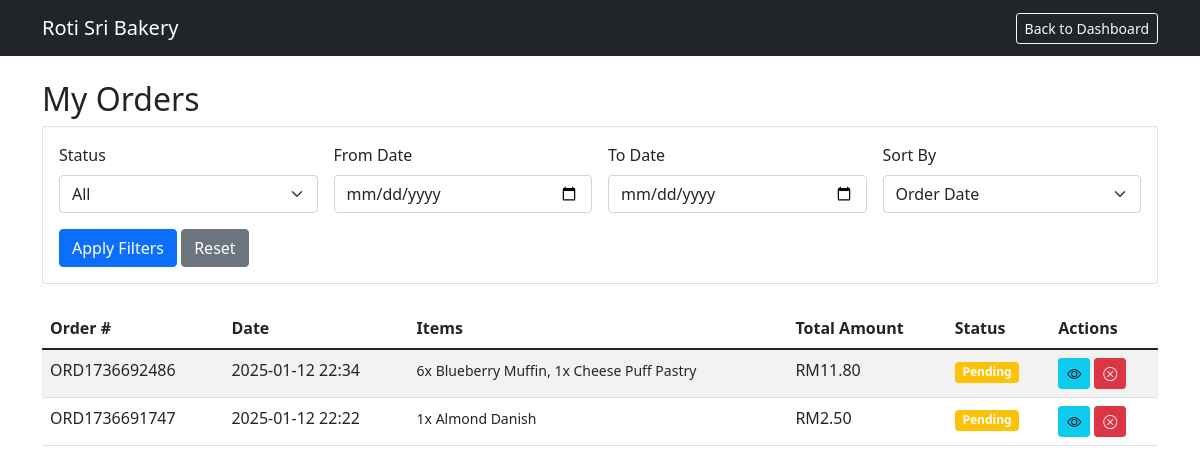
The app's page /view_orders.php (signed in), older data.
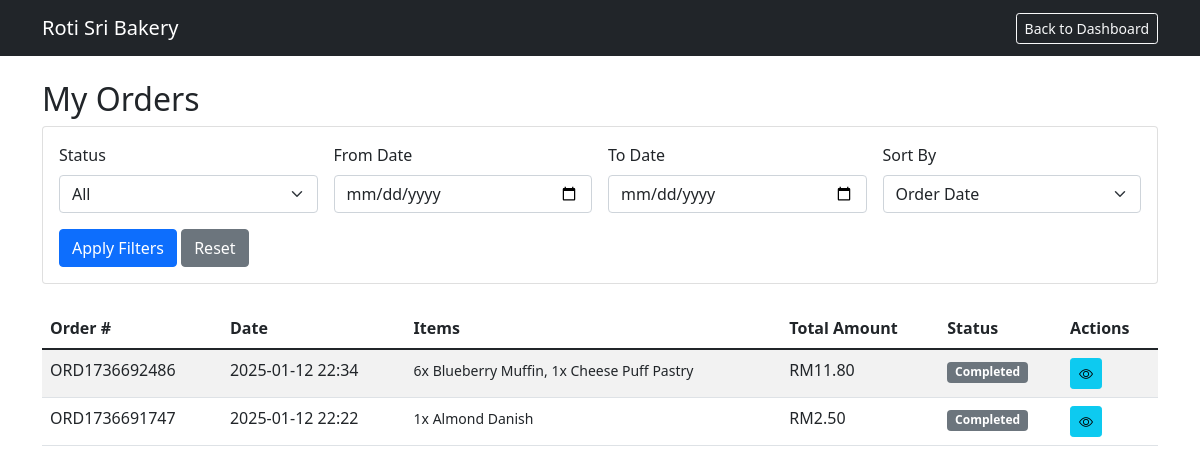
The same page, newer data.
### tables this page shows
CREATE TABLE `orders` (
  `id` int(11) NOT NULL,
  `guest_id` int(11) NOT NULL,
  `order_number` varchar(20) NOT NULL,
  `order_date` datetime NOT NULL,
  `total_amount` decimal(10,2) NOT NULL,
  `status` enum('pending','processing','completed','cancelled') NOT NULL DEFAULT 'pending',
  `payment_method` enum('cash','card','online') NOT NULL,
  `payment_status` enum('pending','paid','failed') NOT NULL DEFAULT 'pending',
  `delivery_address` text DEFAULT NULL,
  `order_type` enum('in-store','online') NOT NULL,
  `clerk_id` int(11) DEFAULT NULL,
  `notes` text DEFAULT NULL,
  `created_at` timestamp NOT NULL DEFAULT current_timestamp()
);

### view_orders.php (the view, shortened to what the changed rows need)
<?php
require_once 'db_connection.php';
$items_per_page = 10;
$page = isset($_GET['page']) ? (int)$_GET['page'] : 1;
$offset = ($page - 1) * $items_per_page;
$sort_by = isset($_GET['sort']) ? $_GET['sort'] : 'order_date';
$sort_order = isset($_GET['order']) ? $_GET['order'] : 'DESC';
$where_clauses = ["o.guest_id = ?"];
$params = [$_SESSION['user']['id']];
$types = "i";
$where_clause = implode(" AND ", $where_clauses);
$query = "
    SELECT o.*,
           COUNT(oi.id) as item_count,
           GROUP_CONCAT(CONCAT(oi.quantity, 'x ', i.product_name) SEPARATOR ', ') as items
    FROM orders o
    LEFT JOIN order_items oi ON o.id = oi.order_id
    LEFT JOIN inventory i ON oi.product_id = i.id
    WHERE {$where_clause}
    GROUP BY o.id
    ORDER BY {$sort_by} {$sort_order}
    LIMIT ? OFFSET ?
";
$stmt = $conn->prepare($query);
$params[] = $items_per_page;
$params[] = $offset;
$types .= "ii";
$stmt->bind_param($types, ...$params);
$stmt->execute();
$orders = $stmt->get_result()->fetch_all(MYSQLI_ASSOC);
?>
<!DOCTYPE html>
<html>
<head>
    <link href="https://cdn.jsdelivr.net/npm/bootstrap@5.1.3/dist/css/bootstrap.min.css" rel="stylesheet">
    <link href="https://cdn.jsdelivr.net/npm/bootstrap-icons@1.7.2/font/bootstrap-icons.css" rel="stylesheet">
</head>
<body>
    <div class="container mt-4">
        <h2>My Orders</h2>
        <div class="table-responsive">
            <table class="table table-striped table-hover">
                <thead>
                    <tr>
                        <th>Order #</th>
                        <th>Date</th>
                        <th>Items</th>
                        <th>Total Amount</th>
                        <th>Status</th>
                        <th>Actions</th>
                    </tr>
                </thead>
                <tbody>
                    <?php if (empty($orders)): ?>
                    <tr>
                        <td colspan="6" class="text-center py-4">No orders found</td>
                    </tr>
                    <?php else: ?>
                        <?php foreach ($orders as $order): ?>
                        <tr>
                            <td><?php echo htmlspecialchars($order['order_number']); ?></td>
                            <td><?php echo date('Y-m-d H:i', strtotime($order['order_date'])); ?></td>
                            <td>
                                <small><?php echo htmlspecialchars($order['items']); ?></small>
                            </td>
                            <td>RM<?php echo htmlspecialchars(number_format($order['total_amount'], 2)); ?></td>
                            <td>
                                <span class="badge bg-<?php
                                    echo match($order['status']) {
                                        'pending' => 'warning',
                                        'confirmed' => 'info',
                                        'processing' => 'primary',
                                        'ready' => 'success',
                                        'delivered' => 'secondary',
                                        'cancelled' => 'danger',
                                        default => 'secondary'
                                    };
                                ?>">
                                    <?php echo ucfirst(htmlspecialchars($order['status'])); ?>
                                </span>
                            </td>
                            <td>
                                <a href="order_confirmation.php?order_id=<?php echo htmlspecialchars($order['id'], ENT_QUOTES, 'UTF-8'); ?>"
                                   class="btn btn-sm btn-info" title="View Details">
                                    <i class="bi bi-eye"></i>
                                </a>
                                <?php if ($order['status'] == 'pending'): ?>
                                <a href="cancel_order.php?order_id=<?php echo htmlspecialchars($order['id'], ENT_QUOTES, 'UTF-8'); ?>"
                                   class="btn btn-sm btn-danger"
                                   onclick="return confirm('Are you sure you want to cancel this order?')"
                                   title="Cancel Order">
                                    <i class="bi bi-x-circle"></i>
                                </a>
                                <?php endif; ?>
                            </td>
                        </tr>
                        <?php endforeach; ?>
                    <?php endif; ?>
                </tbody>
            </table>
        </div>
    </div>
</body>
</html>

Row changes from the older to the newer data that the page shows:
changed orders "ORD1736692486": status "Pending" → "Completed"
changed orders "ORD1736691747": status "Pending" → "Completed"
